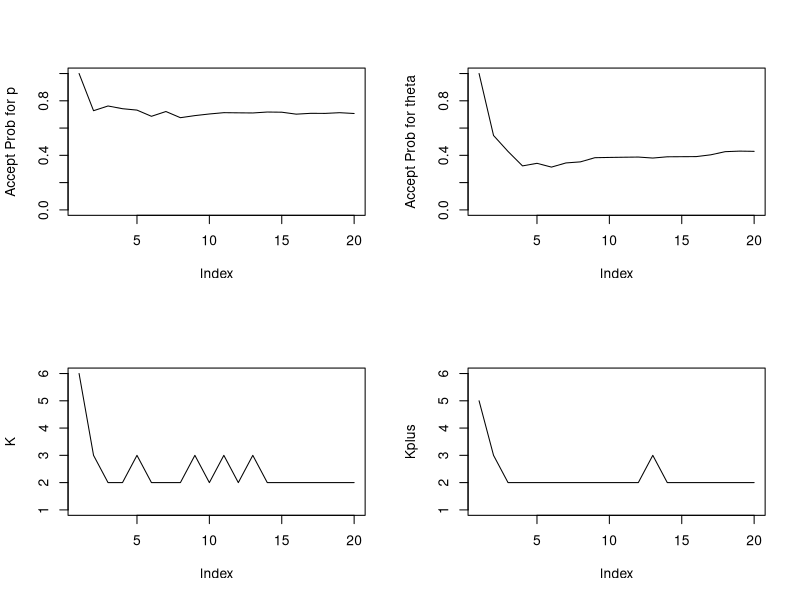
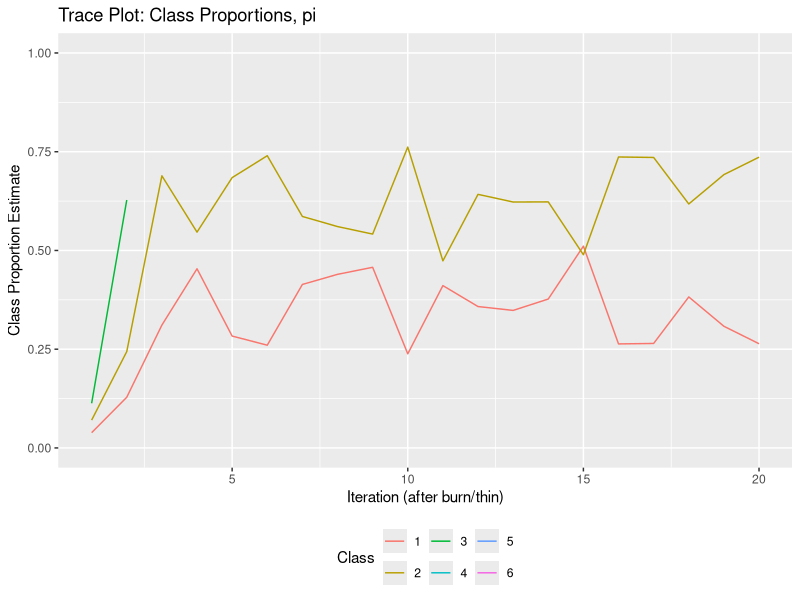
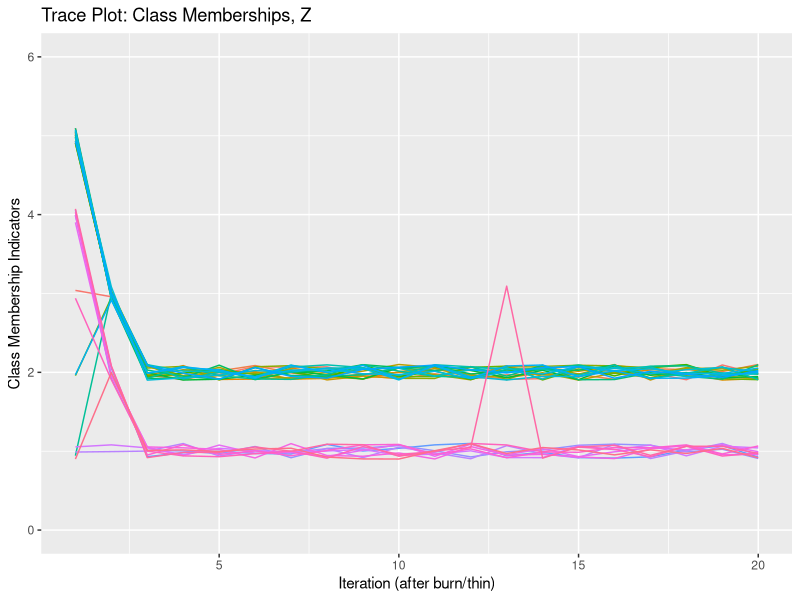
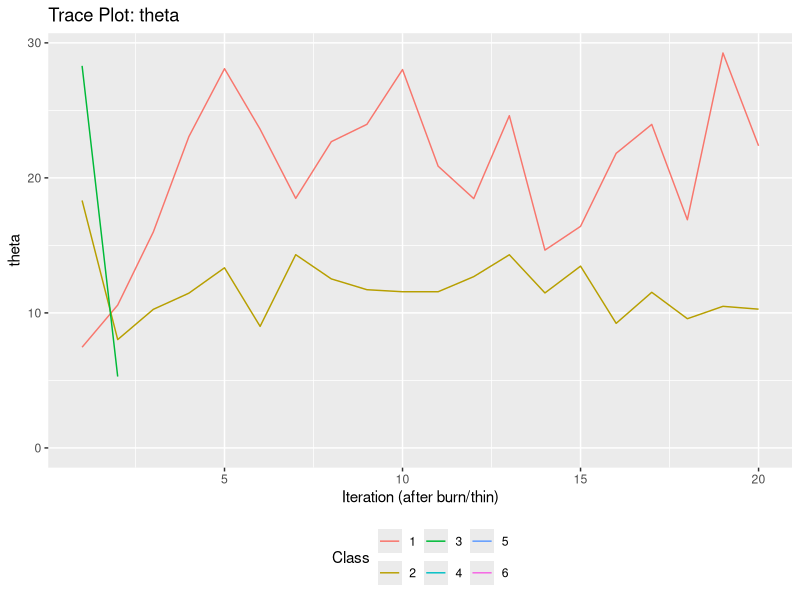
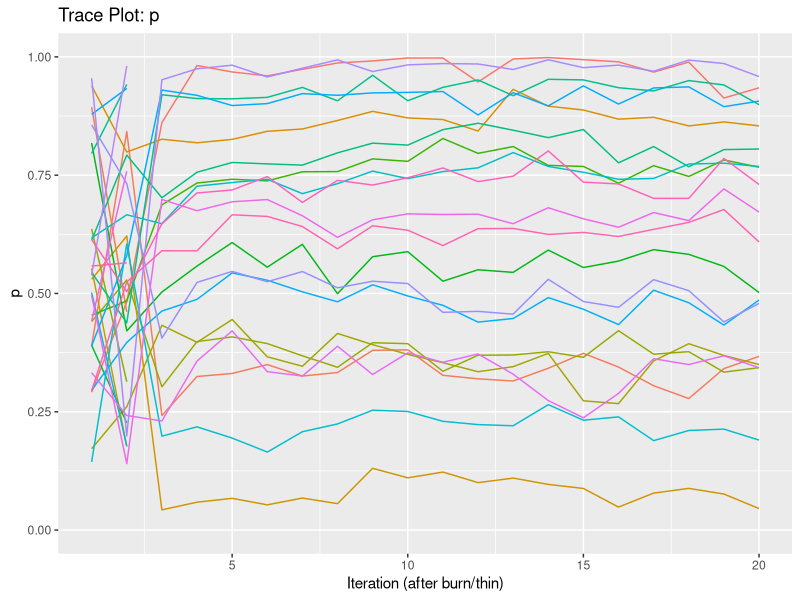

R code for these plots, in order:
#### Packages ####
library(gtools)
library(matrixStats)
library(ggplot2)

#### BTL-B Density and Generation ####
dbtlb <- function(Pi,X,p,theta,M,log=FALSE,Pi_full=NULL){
  if(is.vector(Pi)){Pi <- matrix(Pi,nrow=1)}
  if(is.vector(X)){X <- matrix(X,nrow=1)}
  if(!is.matrix(X)){stop("X must be a matrix of ratings")}
  if(!is.matrix(Pi)){stop("Pi must be a matrix of rankings")}
  if(length(p)!=ncol(X)){stop("length(p) must equal ncol(X)")}
  
  worth <- exp(-theta*p)
  logd <- dbtl(Pi,worth,log=T,Pi_full=Pi_full)+sum(apply(X,1,function(x){dbinom(x,M,p,log=T)}),na.rm=T)
  
  if(log){
    return(logd)
  }else{
    return(exp(logd))
  }
}
dbtl <- function(Pi,worth,log=FALSE,Pi_full=NULL){
  if(!is.matrix(Pi)){stop("Pi must be a matrix of (partial) rankings")}
  if(!is.null(Pi_full)){if(nrow(Pi)!=nrow(Pi_full)){stop("nrow(Pi) must equal nrow(Pi_full).")}}
  if(length(worth)<max(c(0,Pi,Pi_full),na.rm=T)){stop("Ensure one worth parameter for every object in Pi and/or Pi_full")}
  
  if(sum(apply(Pi,1,function(pi){!all(is.na(pi))}))==0){ #if all rankings empty, return likelihood of 1 (convenience)
    if(log){return(0)}else{return(1)}
  }
  
  if(!is.null(Pi_full)){
    logd <- sum(unlist(lapply(1:nrow(Pi),function(i){
      pi <- na.exclude(Pi[i,])
      if(length(pi)==0){return(0)
      }else{
        num <- worth[pi]
        denom_terms <- na.exclude(worth[Pi_full[i,]])
        return(sum(log(num))-sum(unlist(lapply(1:length(num),function(j){log(sum(denom_terms[j:length(denom_terms)]))}))))
      }
    })))
  }else{
    logd <- sum(apply(Pi,1,function(pi){
      if(length(na.exclude(pi))==0){return(0)
      }else{
        pi <- na.exclude(pi)
        num <- worth[pi]
        denom_terms <- c(worth[pi],worth[setdiff(1:length(worth),pi)])
        return(sum(log(num)-log(rev(cumsum(rev(denom_terms)))[1:length(pi)])))
      }
    }))
  }
  
  if(log){return(logd)
  }else{return(exp(logd))}
}
rbtlb <- function(I,p,theta,M,R=length(p)){
  J <- length(p)
  
  X <- as.matrix(t(replicate(I,rbinom(n=J,size=M,prob=p))))
  Pi <- as.matrix(t(replicate(I,{sample(1:J,R,prob=exp(-theta*p))})))
  
  return(list(X=X,Pi=Pi))
}

#### MAP Estimation ####
map_btlb <- function(K,Pi,X,M,a,b,gamma1,gamma2,tol=1,maxit=50){
  I <- nrow(X)
  J <- ncol(X)
  
  ptheta <- matrix(NA,nrow=J+1,ncol=K)
  ptheta[1:J,] <- rbeta(J*K,a,b)
  ptheta[J+1,] <- rgamma(K,gamma1,gamma2)
  pi <- rdirichlet(1,rep(gamma,K))
  
  lik_term <- sum(unlist(lapply(1:I,function(i){
    logSumExp(unlist(lapply(1:K,function(k){
      log(pi[k])+dbtlb(Pi=matrix(Pi[i,],nrow=1),X=matrix(X[i,],nrow=1),p=ptheta[1:J,k],theta=ptheta[J+1,k],M=M,log=TRUE)
    })))
  })))
  prior_term <- log(ddirichlet(pi,rep(gamma,K)))+sum(dbeta(ptheta[1:J,],a,b,log=TRUE))+
    sum(dgamma(ptheta[J+1,],gamma1,gamma2,log=TRUE))
  currobj <- lik_term+prior_term
  
  Zhat <- matrix(NA,nrow=I,ncol=K)
  
  diff <- Inf
  nsteps <- 1
  while(diff > tol & nsteps <= maxit){
    print(paste0("EM Iteration: ",nsteps))
    
    # E Step
    for(i in 1:I){
      lprobs <- unlist(lapply(1:K,function(k){
        log(pi[k])+dbtlb(Pi=matrix(Pi[i,],nrow=1),X=matrix(X[i,],nrow=1),p=ptheta[1:J,k],
                         theta=ptheta[J+1,k],M=M,log=T)
      }))
      Zhat[i,] <- exp(lprobs-logSumExp(lprobs))
    }
    
    # M Step
    pi <- (gamma-1+apply(Zhat,2,sum))/(I - K + gamma*K)
    if(round(sum(pi),5)!=1){print("Error! Something with pi is wrong")}
    
    for(k in 1:K){
      #print(k)
      zhat_k <- Zhat[,k]
      which_vals <- which(zhat_k>.001)
      if(length(which_vals)==0){which_vals <- 1:I}
      obj <- function(par){
        lik_term <- sum(unlist(lapply(which_vals,function(i){
          zhat_k[i]*dbtlb(Pi=matrix(Pi[i,],nrow=1),X=matrix(X[i,],nrow=1),p=par[1:J],theta=par[J+1],M=M,log=TRUE)
        })))
        prior_term <- sum(dbeta(par[1:J],a,b,log=TRUE))+dgamma(par[J+1],gamma1,gamma2,log=TRUE)
        return(-lik_term-prior_term)
      }
      ptheta[,k] <- optim(ptheta[,k],obj,method="L-BFGS-B",lower=rep(0.00001,J+1),upper=c(rep(1-.00001,J),qgamma(.9999,gamma1,gamma2)),
                          control=list(maxit=10))$par
    }
    
    lik_term <- sum(unlist(lapply(1:I,function(i){
      logSumExp(unlist(lapply(1:K,function(k){
        log(pi[k])+dbtlb(Pi=matrix(Pi[i,],nrow=1),X=matrix(X[i,],nrow=1),p=ptheta[1:J,k],theta=ptheta[J+1,k],M=M,log=TRUE)
      })))
    })))
    prior_term <- log(ddirichlet(pi,rep(gamma,K)))+sum(dbeta(ptheta[1:J,],a,b,log=TRUE))+
      sum(dgamma(ptheta[J+1,],gamma1,gamma2,log=TRUE))
    newobj <- lik_term+prior_term
    diff <- abs(newobj - currobj)
    
    print(diff)
    print(c(newobj,currobj))
    currobj <- newobj
    nsteps <- nsteps+1
    #print(ptheta)
  }
  
  list(phat=ptheta[1:J,],thetahat=ptheta[J+1,],pihat=pi,zhat=Zhat,obj=currobj)
  
  
}

#### MFMM Estimation ####
btlb_mfm <- function(Pi,X,M,gamma,lambda,a,b,gamma1,gamma2,Pi_full=NULL,
                     startK = 1, mh_pjk = 0.01, mh_thetak = 1,
                     max_iters = 100,burn = 50,thin = 2,seed = NULL){
  
  print("Initializing Chain")
  if(!is.null(seed)){set.seed(seed)}
  
  ## Determine Constants
  I <- nrow(X)
  J <- ncol(X)
  R <- ncol(Pi)
  
  ## Set Up Data Storage
  which_keep <- seq(from=burn+1,to=max_iters,by=thin)
  K_all <- c()
  Kplus_all <- c()
  pi_all <- matrix(NA,nrow=length(which_keep),ncol=I)
  p_all <- array(NA,dim=c(J,I,length(which_keep)))
  theta_all <- matrix(NA,nrow=length(which_keep),ncol=I)
  Z_all <- matrix(NA,nrow=length(which_keep),ncol=I)
  accept_p <- c()
  accept_theta <- c()
  
  ## Initialize at Random
  K <- startK
  pi <- c(rdirichlet(1,rep(gamma,K)))
  ptheta <- matrix(NA,nrow=J+1,ncol=K)
  for(k in 1:K){ptheta[,k] <- c(rbeta(J,a,b),rgamma(1,gamma1,gamma2))}
  Z <- rep(NA,I)
  
  print("Starting Chain")
  iter <- 1
  progress_iters <- round(seq(0,max(which_keep),length=11))[-1]
  while(iter <= max(which_keep)){
    if(iter %in% progress_iters){
      print(paste0(which(progress_iters==iter)*10,"% Complete: Iteration ",iter," out of ",max(which_keep)))
      print(paste0("Current K = ",K,"; Kplus = ",Kplus))
    }
    
    ## Step 1: Update Labels
    for(i in 1:I){Z[i] <- sample.int(K,1,prob=unlist(lapply(1:K,function(k){ #sample
      pi[k]*dbtlb(Pi=Pi[i,],X=X[i,],p=ptheta[1:J,k],theta=ptheta[J+1,k],M=M)
    })))}
    Nk <- unlist(lapply(1:K,function(k){sum(Z==k)})) #update Nk, Kplus, and reorder
    Kplus <- sum(Nk>0)
    ptheta <- as.matrix(ptheta[,which(Nk>0)])
    Ztmp <- Z
    for(k in 1:K){Ztmp[which(Z==k)] <- which(c(which(Nk>0),setdiff(1:K,which(Nk>0)))==k)}
    Z <- Ztmp
    rm(Ztmp)
    
    
    ## Step 2: Update non-empty component parameters
    for(k in 1:Kplus){
      whichk <- which(Z == k)
      constant1 <- a+apply(matrix(X[whichk,],nrow=length(whichk)),2,sum,na.rm=T)-1
      constant2 <- b+apply(M-matrix(X[whichk,],nrow=length(whichk)),2,sum,na.rm=T)-1
      Pi_mat <- matrix(Pi[whichk,],nrow=length(whichk))
      if(is.null(Pi_full)){Pi_full_mat <- NULL}else{Pi_full_mat <- matrix(Pi_full[whichk,],nrow=length(whichk))}
      
      for(j in 1:J){ #update each p_jk
        prop_pjk <- rnorm(1,ptheta[j,k],mh_pjk)
        while(prop_pjk<=0 | prop_pjk>=1){prop_pjk <- rnorm(1,ptheta[j,k],mh_pjk)}
        prop_p <- ptheta[1:J,k]
        prop_p[j] <- prop_pjk
        curr_worth <- exp(-ptheta[J+1,k]*ptheta[1:J,k])
        prop_worth <- exp(-ptheta[J+1,k]*prop_p)
        
        logprob_prop <- dbtl(Pi=Pi_mat,worth=prop_worth,log=T,Pi_full=Pi_full_mat)+
          (constant1[j])*log(prop_pjk)+(constant2[j])*log(1-prop_pjk)
        logprob_curr <- dbtl(Pi=Pi_mat,worth=curr_worth,log=T,Pi_full=Pi_full_mat)+
          (constant1[j])*log(ptheta[j,k])+(constant2[j])*log(1-ptheta[j,k])
        
        u <- runif(1)
        if(log(u) <  logprob_prop-logprob_curr){
          accept_p <- c(accept_p,1)
          ptheta[j,k] <- prop_pjk
        }else{accept_p <- c(accept_p,0)}
      }
      #update theta_k
      prop_thetak <- rnorm(1,ptheta[J+1,k],mh_thetak)
      while(prop_thetak<=0){prop_thetak <- rnorm(1,ptheta[J+1,k],mh_thetak)}
      prop_worth <- exp(-prop_thetak*ptheta[1:J,k])
      curr_worth <- exp(-ptheta[J+1,k]*ptheta[1:J,k])
      
      logprob_prop <- dbtl(Pi_mat,worth=prop_worth,log=T,Pi_full=Pi_full_mat)+
        (gamma1-1)*log(prop_thetak)-gamma2*prop_thetak
      logprob_curr <- dbtl(Pi_mat,worth=curr_worth,log=T,Pi_full=Pi_full_mat)+
        (gamma1-1)*log(ptheta[J+1,k])-gamma2*ptheta[J+1,k]
      
      u <- runif(1)
      if(log(u) <  logprob_prop-logprob_curr){
        accept_theta <- c(accept_theta,1)
        ptheta[J+1,k] <- prop_thetak
      }else{accept_theta <- c(accept_theta,0)}
    }
    
    ## Step 3: Update K and gamma (skipped here)
    probs <- unlist(lapply(Kplus:(Kplus+100),function(k){exp(dpois(k-1,lambda,log=T)+lfactorial(k)-lfactorial(k-Kplus)+
                                                               lgamma(gamma*k)-lgamma(I+gamma*k))}))
    K <- sample(Kplus:(Kplus+100),1,prob = probs)
    
    
    ## Step 4: Update empty components
    if(K>Kplus){
      for(k in (Kplus+1):K){ptheta <- cbind(ptheta,c(rbeta(J,a,b),rgamma(1,gamma1,gamma2)))}
    }
    Nk <- unlist(lapply(1:K,function(k){sum(Z==k)}))
    pi <- c(rdirichlet(1,gamma+Nk))
    
    if(length(pi)!=K | length(Nk)!=K | ncol(ptheta)!=K ){stop("something wrong!")}
    if(Kplus > K){stop("something wrong with Kplus!")}
    
    ## Save Values and Update Counter
    if(iter %in% which_keep){
      it <- which(which_keep==iter)
      K_all <- c(K_all,K)
      Kplus_all <- c(Kplus_all,Kplus)
      pi_all[it,1:K] <- pi
      p_all[,1:K,it] <- ptheta[1:J,]
      theta_all[it,1:K] <- ptheta[J+1,]
      Z_all[it,] <- Z
    }
    iter <- iter + 1
  }
  print(paste0("Done! Saving ",length(which_keep)," estimate iterations after burning/thinning"))
  return(list(Z=Z_all,p=p_all[,1:max(K_all),],theta=theta_all[,1:max(K_all)],
              pi=pi_all[,1:max(K_all)],K=K_all,Kplus=Kplus_all,
              accept_p=(cumsum(accept_p)/1:length(accept_p))[which_keep],
              accept_theta=(cumsum(accept_theta)/1:length(accept_p))[which_keep],
              max_iters=max_iters,burn=burn,thin=thin))
}

#### Sandbox ####

set.seed(1)
J <- 10
M <- 4
dat1 <- rbtlb(I=20,p=runif(J),theta=10,M=M)
dat2 <- rbtlb(I=10,p=runif(J),theta=20,M=M)
X <- rbind(dat1$X,dat2$X)
Pi <- rbind(dat1$Pi,dat2$Pi)
rm(dat1,dat2)
I <- nrow(X)
Pi_full <- NULL
a <- 1
b <- 1
gamma1 <- 10
gamma2 <- 0.5

gamma <- 1
lambda <- 3

res <- btlb_mfm(Pi=Pi,X=X,M=M,gamma=gamma,lambda=lambda,a=a,b=b,
                gamma1=gamma1,gamma2=gamma2,
                Pi_full=NULL,mh_pjk = .05, mh_thetak = 5,
                startK=15,max_iters=200,burn=0,thin=10)
par(mfrow=c(2,2))
plot(res$accept_p,ylim=c(0,1),type="l",ylab="Accept Prob for p")
plot(res$accept_theta,ylim=c(0,1),type="l",ylab="Accept Prob for theta")
plot(res$K,type="l",ylim=c(1,max(res$K,res$Kplus)),ylab="K")
plot(res$Kplus,type="l",ylim=c(1,max(res$K,res$Kplus)),ylab="Kplus")
ggplot(reshape2::melt(res$pi),aes(x=Var1,y=value,group=Var2,color=factor(Var2)))+
  geom_line()+ylim(c(0,1))+theme(legend.position="bottom")+
  ylab("Class Proportion Estimate")+xlab("Iteration (after burn/thin)")+
  labs(color="Class")+ggtitle("Trace Plot: Class Proportions, pi")
ggplot(reshape2::melt(res$Z),aes(x=Var1,y=jitter(value,.5),group=Var2,color=factor(Var2)))+
  geom_line()+theme(legend.position="none")+ylim(c(0,max(res$Kplus)+1))+
  ylab("Class Membership Indicators")+xlab("Iteration (after burn/thin)")+
  labs(color="Class")+ggtitle("Trace Plot: Class Memberships, Z")
ggplot(reshape2::melt(res$theta),aes(x=Var1,y=value,group=Var2,color=factor(Var2)))+
  geom_line()+theme(legend.position="bottom")+ylim(c(0,max(res$theta)+1))+
  ylab("theta")+xlab("Iteration (after burn/thin)")+
  labs(color="Class")+ggtitle("Trace Plot: theta")
plot_p <- reshape2::melt(res$p)
plot_p$jk <- as.factor(paste0(plot_p$Var1,"_",plot_p$Var2))
ggplot(plot_p,aes(x=Var3,y=value,group=jk,color=factor(jk)))+
  geom_line()+theme(legend.position="none")+ylim(c(0,1))+
  ylab("p")+xlab("Iteration (after burn/thin)")+
  ggtitle("Trace Plot: p")



